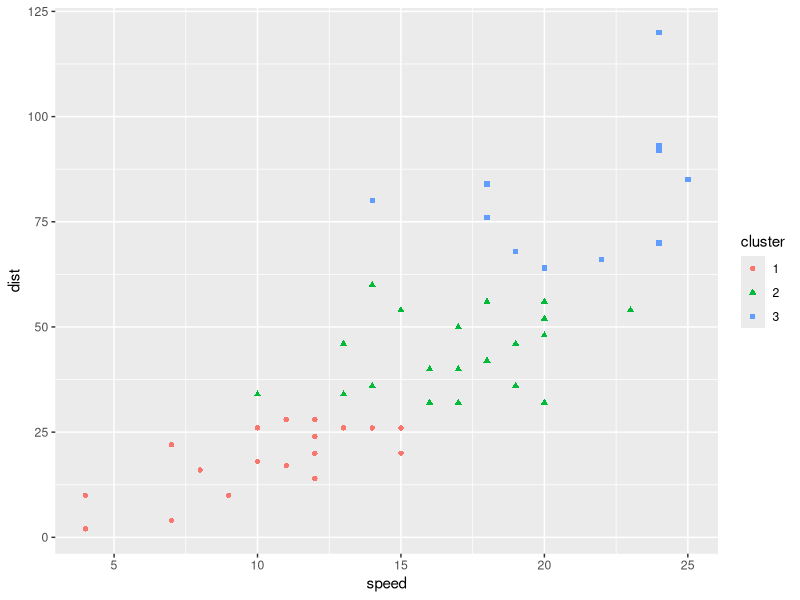

The R script that drew this image:
library(dplyr)
library(ggplot2)

data(cars)
dist.cars <- dist(cars, method="manhattan")
hc.cars <- hclust(dist.cars)

# クラスタへの分割(クラスタ数=3)
ct.cars <- cutree(hc.cars, k = 3)
# クラスタ番号の結合
cars.hc <- cars %>% mutate(cluster = factor(ct.cars, levels = 1:3))
# 点の色をクラスタ番号とする散布図のプロット
p <- ggplot(
    data = cars.hc,
    aes( x = speed, y = dist, colour = cluster, shape = cluster)
  ) + geom_point(aes(shape = cluster))
print(p)
